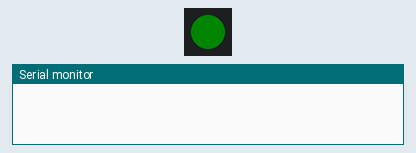
Bench run of a program on a simulated ESP32. On the bench: 1 RGB LEDs in strip order, left to right, the last lines printed to the serial monitor. Dim RGB values are drawn brighter than linear; colours are those a GRB WS2812 strip shows for the declared byte order; random numbers use the default seed unless the program sets one.

Above: at 0.1 s.
At 4.6 s:
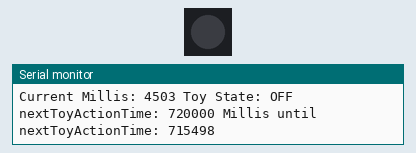
Timing chart, 0 to 6.1 s (numbered marks = the images above):
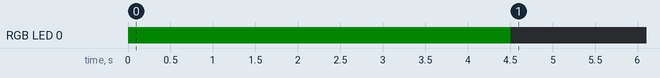

Measured:
- by itself, RGB LED 0: off → RGB(0, 8, 0) at 0.00 s, → off 4.5 s later

The program:

main.cpp
```cpp
#include <Arduino.h>
#include <RCSwitch.h>
#include <FastLED.h>

#define DEBUG             // enable debug messages to serial monitor (comment out to disable)
#define USE_LED           // enable LED strip (comment out to disable)

#define TOY_RF_PIN    15  // The pin used to connect the RF transmitter - Chose pin 15 because it was close to 3.3v and GND on the dev kit I used.
#define TOY_RF_REPEAT 3   // The number of times to repeat the RF transmission (less than 3 doesn't work reliably, 3 or more will be more reliable)

#define TOY_ON_MIN    1   // minimum time in minutes to turn on toy
#define TOY_ON_MAX    3   // maximum time in minutes to turn on toy
#define TOY_OFF_MIN   5   // minimum time in minutes to turn off toy
#define TOY_OFF_MAX   30  // maximum time in minutes to turn off toy

#define TOY_ON  "101010100101010100001010"  // RF command to turn on toy
#define TOY_OFF "101010100101010100001100"  // RF command to turn off toy

#ifdef USE_LED
#define NUM_LEDS 1        // number of LEDs in the strip - in this case we are only using a single LED so its 1
#define DATA_PIN 4        // the data pin used to connect the LED strip. Chose 4 because it was close to pin 15, skipped over pin 2 as that is a strapping pin.
CRGB leds[NUM_LEDS];
bool bootledFlag = false; // flag to indicate bootled status, LED is turned on during setup and is turned off one second later in loop, this is to let the user know the remote is working.
#endif

RCSwitch vibratorRF = RCSwitch();

bool toyState = false;
unsigned long nextToyActionTime = 0;   // used to determine when the next action will take place
unsigned long nextOneSecondTick = 0;   // used to determine when the next 1 sec tick will take place (prob won't be EXTACTLY 1 second, but is close enough for this usage case)
unsigned long randomMilliSeconds(long min, long max) { return random(min, max) * 60 * 1000; }

void setup()
{
#ifdef DEBUG
  Serial.begin(115200);
#endif

  // set a time to turn on toy for the first time
  nextToyActionTime = millis() + randomMilliSeconds(TOY_OFF_MIN, TOY_OFF_MAX);

  // setup RF to work with toy
  vibratorRF.enableTransmit(TOY_RF_PIN);
  vibratorRF.setRepeatTransmit(TOY_RF_REPEAT);
  // Might need to change these values depending on the toy
  vibratorRF.setProtocol(1);        // toy in question uses protocol 1
  vibratorRF.setPulseLength(250);   // toy in question uses a pulse length of 250

#ifdef USE_LED
  // setup LED strip
  FastLED.addLeds<WS2812B, DATA_PIN>(leds, NUM_LEDS);
  FastLED.setBrightness(8); // set the brightness of the LED strip (chose 8 as its not too bright but can still be easily seen)

  bootledFlag = true;       // set the flag to indicate bootled status
  leds[0] = CRGB::Red;      // set the LED to red so the user knows it is bootled
  FastLED.show();           // send the data to the LED
#endif

  // make sure the toy is off
  for (int i = 0; i < 10; i++)
    vibratorRF.send(TOY_OFF);

#ifdef DEBUG
  Serial.println("TOY OFF - Off until " + String(nextToyActionTime));
#endif
}

void loop()
{
#ifdef USE_LED
  // Turn off the "booted LED" after one second has passed and disable the flag (so it doesn't turn of the other status LED states)
  if (millis() >= 1000 && bootledFlag)
  {
    bootledFlag = false;
    leds[0] = CRGB::Black;
    FastLED.show();
  }
#endif

  // one second tick - basically only used for the debug code, I really should wrap this with the DEBUG define but leaving it incase I want it for something else.
  if (millis() >= nextOneSecondTick)
  {
    nextOneSecondTick = millis() + 1000;
#ifdef DEBUG
    Serial.println("Current Millis: " + String(millis()) + " Toy State: " + String(toyState ? "ON" : "OFF") + " nextToyActionTime: " + String(nextToyActionTime) + " Millis until nextToyActionTime: " + String(nextToyActionTime - millis()));
#endif
  }

  // code thats fired once nextToyActionTime is reached
  if (millis() >= nextToyActionTime)
  {
    toyState = !toyState; // toggle the toy state
    if (toyState) // Turn the toy on
    {
      vibratorRF.send(TOY_ON); // send the RF command to turn on toy
      nextToyActionTime = millis() + randomMilliSeconds(TOY_ON_MIN, TOY_ON_MAX); // update nextToyActionTime to turn off the toy after a random amount of time between min and max
#ifdef USE_LED
      // set the LED to green and "show" it (show actually spits out the data to the LED)
      leds[0] = CRGB::Green;
      FastLED.show();
#endif
#ifdef DEBUG
      Serial.println("ON - On until " + String(nextToyActionTime));
#endif
    }
    else // Turn the toy off
    {
#ifdef USE_LED
      // set the LED to black and "show" it - black will turn off the LED and "show" will update the LED
      leds[0] = CRGB::Black;
      FastLED.show();
#endif
      // to make sure the toy is turned off we will send the off command multiple times - threw 10 into the for loop because of habbit, 10 is prob overkill.
      for (int i = 0; i < 10; i++)
        vibratorRF.send(TOY_OFF); // send the RF command to turn off toy
      nextToyActionTime = millis() + randomMilliSeconds(TOY_OFF_MIN, TOY_OFF_MAX); // update nextToyActionTime to turn on the toy after a random amount of time between min and max
#ifdef DEBUG
      Serial.println("OFF - Off until " + String(nextToyActionTime));
#endif
    }
  }
}
```
